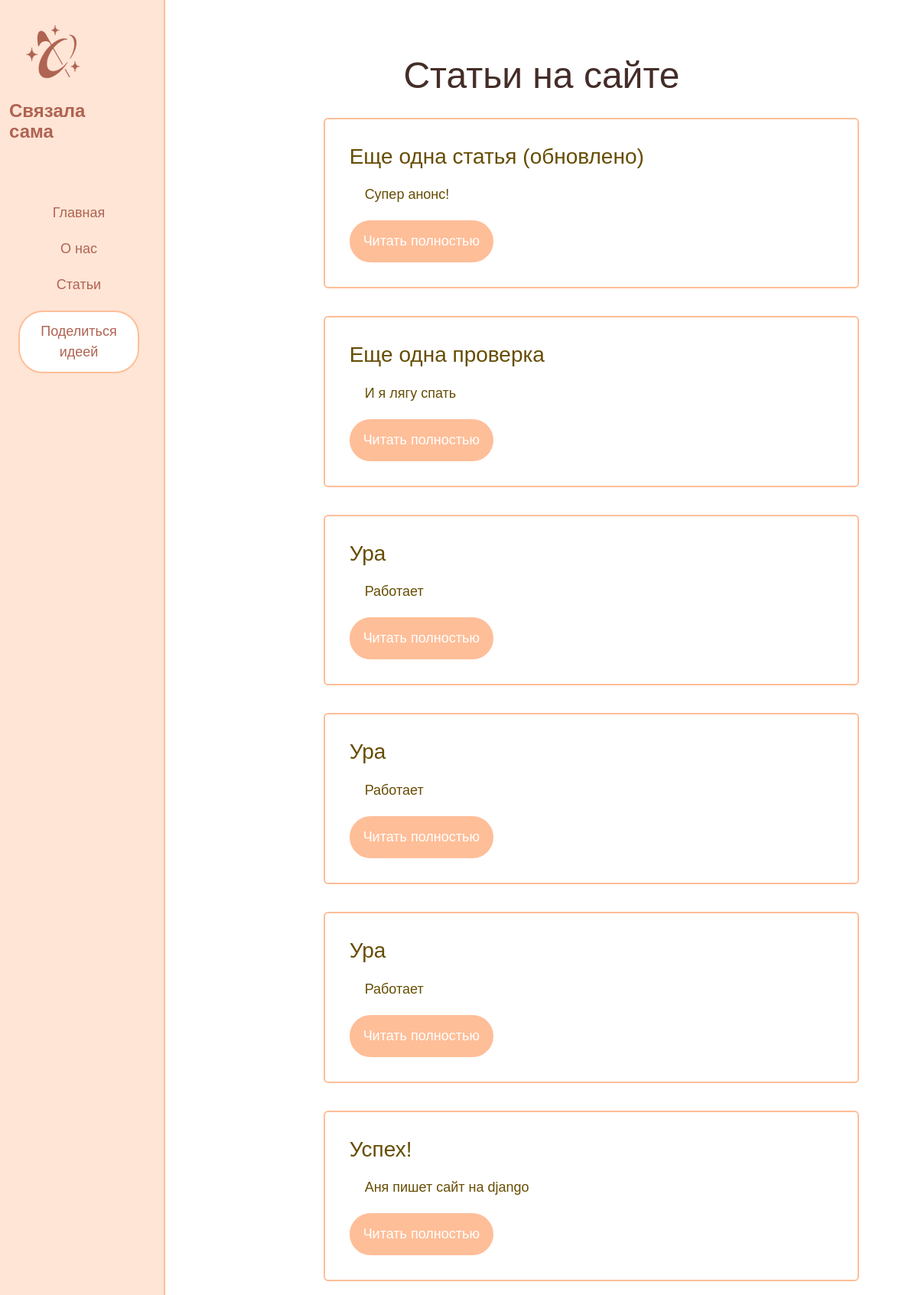
The page /news/ on the database as committed earlier.
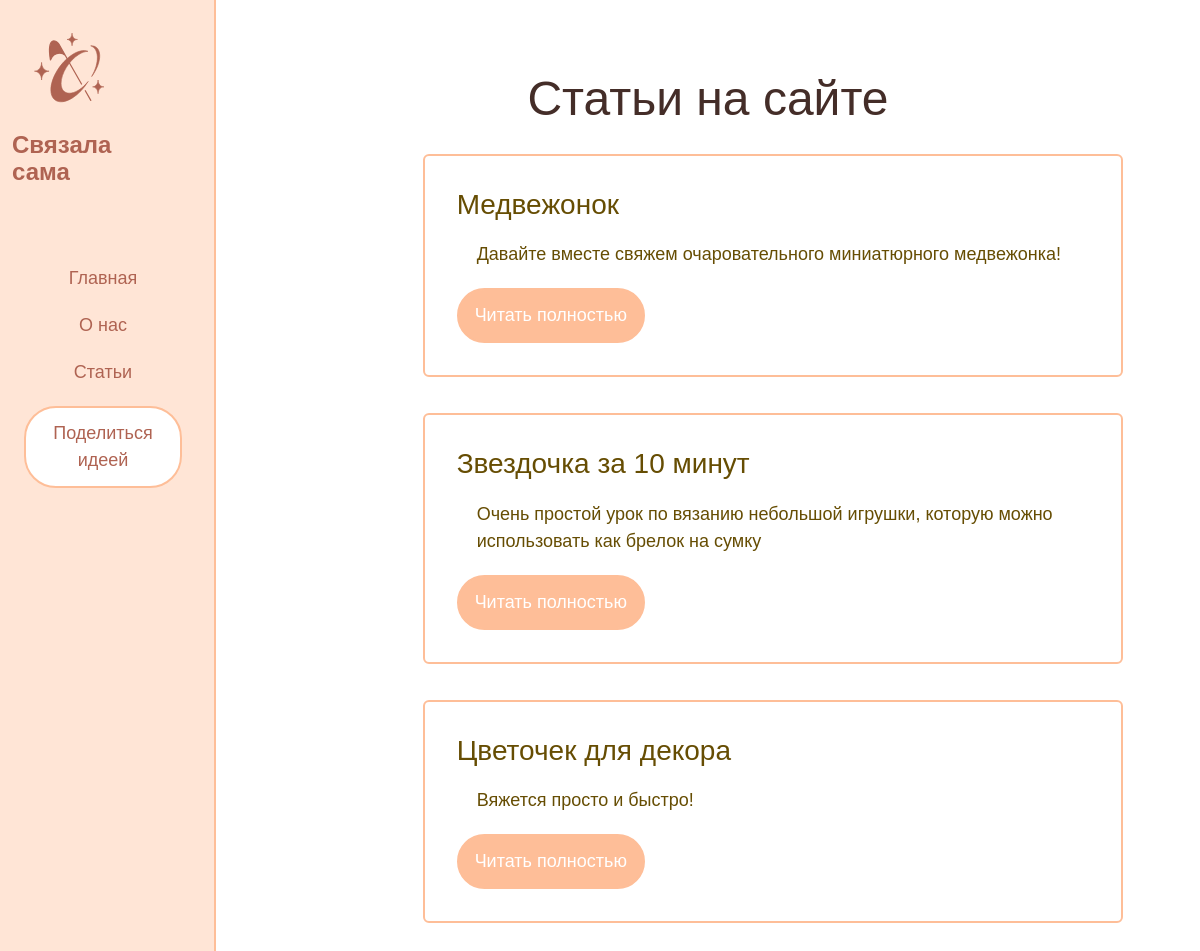
The same page on the database as committed later.
### news/models.py (models this page shows, shortened)
class Articles(models.Model):
    title = models.CharField('Название', max_length=50)
    announce = models.CharField('Анонс', max_length=250)
    full_text = models.TextField('Статья')
    date = models.DateTimeField('Дата публикации')
    class Meta:
        verbose_name = 'Новость'
        verbose_name_plural = 'Новости'

### news/views.py (the view)
# urls.py: path('', views.news_home, name='news_home'),
def news_home(request):
    news = Articles.objects.order_by('-date')
    return render(request, 'news/news_home.html', {'news': news})

### news/templates/news/news_home.html (shortened to what this page needs)
{% extends 'main/layout.html' %}
{% block content %}
    <div class="features">
        <h1>Статьи на сайте</h1>
        {% if news %}
            {% for el in news %}
                <div class="alert alert-warning">
                    <h3>{{ el.title }}</h3>
                    <p>{{ el.announce }}</p>
                    <a href="{% url 'news_detail' el.id %}" class="success">Читать полностью</a>
                </div>
            {% endfor %}
        {% else %}
            <p>Записей пока нет!</p>
        {% endif %}
    </div>
{% endblock %}

### main/templates/main/layout.html (shortened to what this page needs)
{% load static %}
<!DOCTYPE html>
<html lang="ru">
<head>
    <link rel="stylesheet" href="https://cdn.jsdelivr.net/npm/bootstrap@5.3.2/dist/css/bootstrap.min.css">
    <link rel="stylesheet" href="{% static 'main/css/main.css' %}">
</head>
<body>
    <aside>
        <img src="{% static 'main/img/связала сама.svg' %}" alt="лого">
        <span class='logo'>Связала <br> сама</span>
        <ul>
            <a href="{% url 'home' %}"><li>Главная</li></a>
            <a href="{% url 'about' %}"><li>О нас</li></a>
            <a href="{% url 'news_home' %}"><li>Статьи</li></a>
            <a href="{% url 'create' %}"><li><button class="info">Поделиться идеей</button></li></a>
        </ul>
    </aside>
    <main>
        {% block content %}
        {% endblock %}
    </main>
</body>
</html>

### main/static/main/css/main.css (style rules this page uses)
body { font-family: 'Mulish', sans-serif; font-size: 18px; color: #442D28; }
p { text-align: left; max-width: 600px; margin: 50px auto 20px auto; }
h1 { font-family: 'Philosopher', sans-serif; }
aside { float: left; background: #FFE5D6; width: 18%; padding: 2% 1%; height: 100vmax; border-right: 2px solid #FEBE98; }
aside img { width: 90px; float: left; margin-left: 12px; margin-right: 10px; }
aside .logo { font-family: 'Philosopher', sans-serif; font-size: 24px; color: #AF6352; line-height: 22px; font-weight: bold; position: relative; top: 23px; }
aside ul { margin-top: 100px; list-style: none; position: relative; left: -20px; }
aside ul li { color: #AF6352; display: block; margin-top: 20px; text-align: center; }
aside ul a { text-decoration: none; }
.info { background-color: #ffffff; border: 2px solid #FEBE98; border-radius: 32px; color: #AF6352; padding: 12px 16px; text-align: center; text-decoration: none; display: inline-block; font-size: 18px; }
.success { background-color: #FEBE98; border: 2px solid #FEBE98; border-radius: 32px; color: #ffffff; padding: 12px 16px; text-align: center; text-decoration: none; display: inline-block; font-size: 18px; }
main .features { float: left; text-align: center; width: 82%; }
main .features h1 { font-size: 48px; margin-top: 70px }
main .features h3 { font-size: 28px; font-family: 'Philosopher', sans-serif }
.alert-warning { float: left; clear: both; width: 700px; margin: 18px 21%; text-align: left; background: #ffffff; border: 2px solid #FEBE98; padding: 32px; }
.alert-warning p { margin: 20px }

Rows that differ between the two databases and show on the page:
removed Articles: title "Еще одна статья (обновлено)", announce "Супер анонс!"
removed Articles: title "Еще одна проверка", announce "И я лягу спать"
removed Articles: title "Ура", announce "Работает"
removed Articles: title "Ура", announce "Работает"
removed Articles: title "Ура", announce "Работает"
removed Articles: title "Успех!", announce "Аня пишет сайт на django"
added Articles: title "Медвежонок", announce "Давайте вместе свяжем очаровательного миниатюрного медвежонка!"
added Articles: title "Звездочка за 10 минут", announce "Очень простой урок по вязанию небольшой игрушки, которую можно использовать как брелок на сумку"
added Articles: title "Цветочек для декора", announce "Вяжется просто и быстро!"
